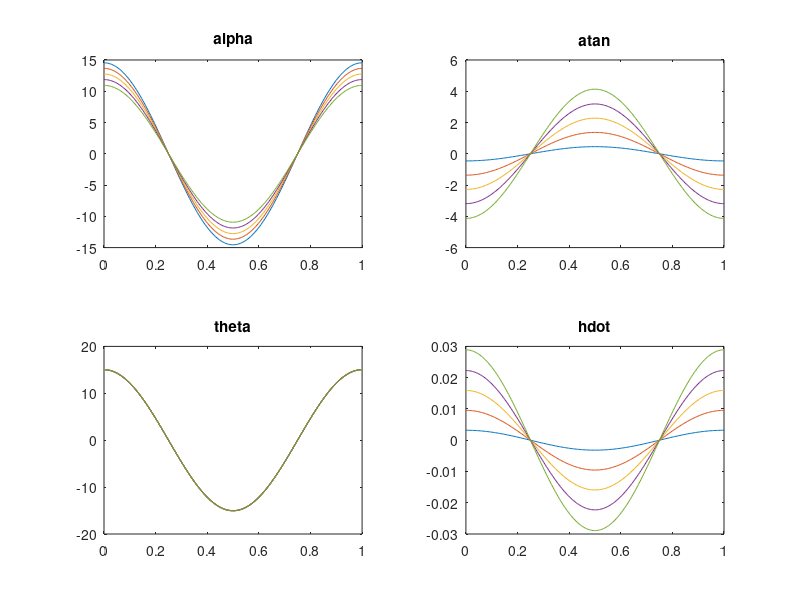

This chart was generated by the following MATLAB code:
clc
clear all
close all
%% constants
Re=4e4;
U=0.4;
c=0.1;
h0=0.75*c;
phi=pi/2;
alphaMax=pi/12; %=15deg
St=[0.1 0.3 0.5 0.7 0.908];

%% loop
for i=1:5
    %St(i)
    w=U*St(i)/(4*pi*h0);
    T=2*pi/w;
    t=linspace(0,T,200);
    tT=t/T;
    theta0=rad2deg(alphaMax)+atan(h0*w/U);
    theta=deg2rad(theta0)*sin(w*t+phi);
    % h=h0*sin(w*t);
    hdot=h0*cos(w*t)*w;
    %alpha=-St(i)/(4*pi)+alphaMax+pi*St(i);
    alpha=theta-atan(hdot/U);
    subplot(2,2,1)
    plot(tT, rad2deg(alpha));
    title('alpha');
    hold on
    subplot(2,2,2);
    plot(tT, rad2deg(-atan(hdot/U)));
    title('atan');
    hold on
    subplot(2,2,3);
    plot(tT, rad2deg(theta));
    title('theta');
    hold on
    subplot(2,2,4);
    plot(tT, hdot);
    title('hdot')
    hold on
end
hold off
